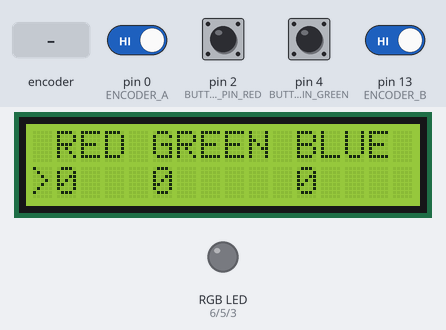
Bench run of a sketch on a simulated Arduino Uno, built with avr-gcc and run on an emulated ATmega328P. On the bench: 16×2 character LCD, an RGB LED mixed from three pins (HIGH = lit). Inputs (shaded band) come from the test bench; at power-on: pin 0 (ENCODER_A), pin 2 (BUTTON_PIN_RED), pin 4 (BUTTON_PIN_GREEN), pin 13 (ENCODER_B) HIGH. Dim RGB values are drawn brighter than linear.

Above: at 1.2 s.
1.3 s: rotary encoder on pin 0 (ENCODER_A) / pin 13 (ENCODER_B) turned 3 steps (first pin leading)
At 2.8 s:
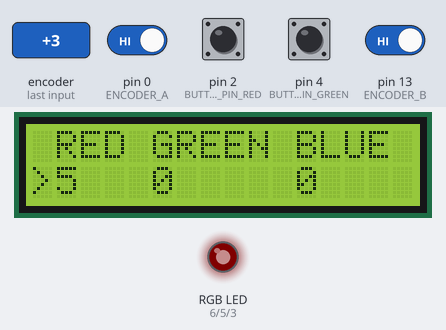
3.4 s: pin 2 (BUTTON_PIN_RED) pulled LOW for 1 s
At 3.59 s:
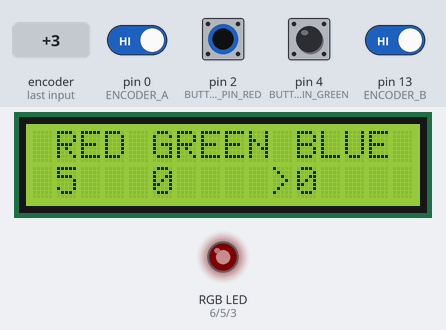
5.9 s: rotary encoder on pin 0 (ENCODER_A) / pin 13 (ENCODER_B) turned 2 steps (second pin leading)
At 7.2 s:
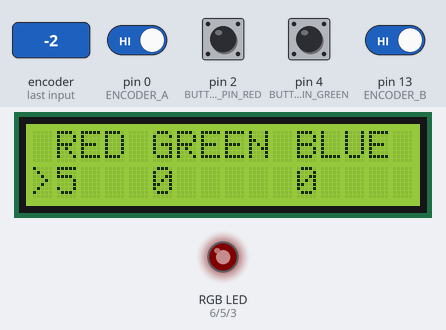
7.8 s: pin 4 (BUTTON_PIN_GREEN) pulled LOW for 3.2 s
At 7.99 s:
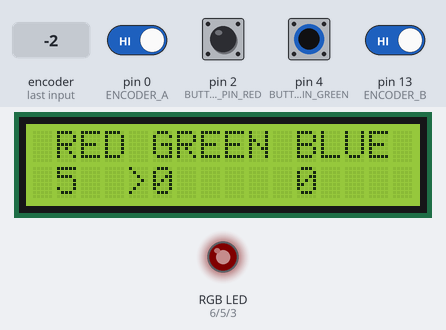
12.5 s: rotary encoder on pin 0 (ENCODER_A) / pin 13 (ENCODER_B) turned 1 step (first pin leading)
At 13.2 s:
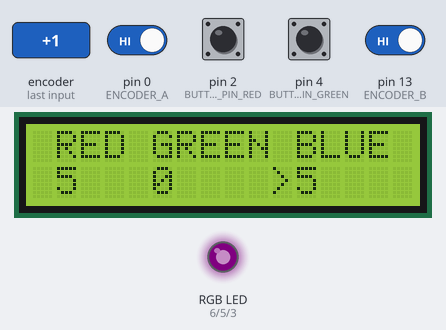
14.2 s: pin 2 (BUTTON_PIN_RED) pulled LOW for 0.15 s
At 15.0 s:
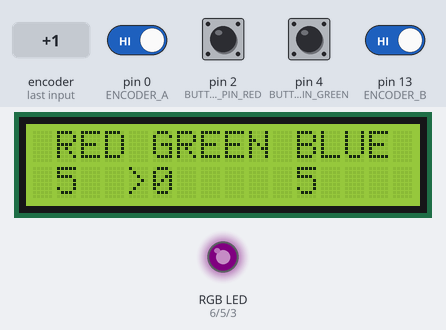
Timing chart, 0 to 16.8 s (numbered marks = the images above; inputs shaded):
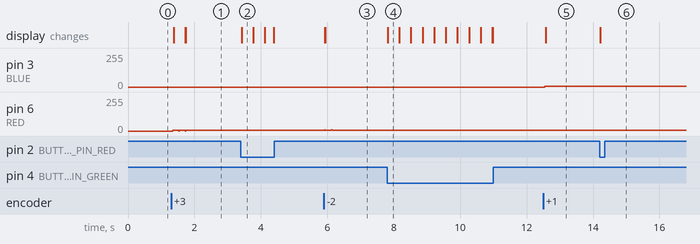

The sketch:

Lista4_2_online.ino
```cpp
#define ENCODER_A 0
#define ENCODER_B 13
#define BUTTON_PIN_RED 2
#define BUTTON_PIN_GREEN 4
#define STANDARD_DELAY 20
#define RED 6
#define GREEN 5
#define BLUE 3
#define DEFAULT_POWER 0
#include<Wire.h>
#include<LiquidCrystal.h>
int aState;
int rightLastState;
int leftLastState;
int current = RED;
int red_power = DEFAULT_POWER;
int green_power = DEFAULT_POWER;
int blue_power = DEFAULT_POWER;
LiquidCrystal lcd(7,8,9,10,11,12);
bool lastBtnState_red = HIGH;
bool lastBtnState_green = HIGH;

void setup() {
  lcd.begin(16, 2);
  lcd.setCursor(0,0);
  lcd.print(" RED GREEN BLUE");

  pinMode (ENCODER_A,INPUT_PULLUP);     //konfiguracja wyjść enkodera
  pinMode (ENCODER_B,INPUT_PULLUP);
  pinMode(BUTTON_PIN_RED, INPUT_PULLUP);
  pinMode(BUTTON_PIN_GREEN, INPUT_PULLUP);
  pinMode(GREEN, OUTPUT);
  pinMode(RED, OUTPUT);
  pinMode(BLUE, OUTPUT);
  analogWrite(GREEN, green_power);
  analogWrite(RED, red_power);
  analogWrite(BLUE, blue_power);
  lcd.setCursor(0,1);
  lcd.print(">");
  lcd.setCursor(1,1);
  lcd.print(red_power);
  lcd.setCursor(5,1);
  lcd.print(green_power);
  lcd.setCursor(11,1);
  lcd.print(blue_power);
  //aLastState = digitalRead(ENCODER_A);
}

void loop() {
  color_changer();
  power_changer();
}

void color_changer() {  // przyciski
  bool currentBtnState_red = digitalRead(BUTTON_PIN_RED); // obecny stan pierwszego buttona
  bool currentBtnState_green = digitalRead(BUTTON_PIN_GREEN);
  if(currentBtnState_red != lastBtnState_red) { // w lewo
    delay(STANDARD_DELAY);
    currentBtnState_red = digitalRead(BUTTON_PIN_RED);
    if(currentBtnState_red != lastBtnState_red) {
      if(current == RED) {
        printer(0,10);
        current = BLUE;
      } else if(current == GREEN) {
        printer(4,0);
        current = RED;
      } else if(current == BLUE) {
        printer(10,4);
        current = GREEN;
      }
    }
  } else if(currentBtnState_green != lastBtnState_green) {
    delay(STANDARD_DELAY);
    currentBtnState_green = digitalRead(BUTTON_PIN_GREEN);
    if(currentBtnState_green != lastBtnState_green) {
      if(current == RED) {
        printer(0,4);
        current = GREEN;
      } else if(current == GREEN) {
        printer(4,10);
        current = BLUE;
      } else if(current == BLUE) {
        printer(10,0);
        current = RED;
      }
    }
  }
}

void printer(int index1, int index2) {
  lcd.setCursor(index1, 1);
  lcd.print(" ");
  lcd.setCursor(index2, 1);
  lcd.print(">");
}

void power_changer() {  // enkoder
  bool left = digitalRead(ENCODER_A);
  bool right = digitalRead(ENCODER_B);

  if (rightLastState != right){
    delay(20);
    if(right == LOW) {
      if(current == RED) {
        change_value_up(RED, 1, &red_power);
      } else if(current == GREEN) {
        change_value_up(GREEN, 5, &green_power);
      } else if(current == BLUE) {
        change_value_up(BLUE, 11, &blue_power);
      }
    }
  }
  if(leftLastState != left) {
    delay(20);
    if(left == LOW) {
      if(current == RED) {
        change_value_down(RED, 1, &red_power);
      } else if(current == GREEN) {
        change_value_down(GREEN, 5, &green_power);
      } else if(current == BLUE) {
        change_value_down(BLUE, 11, &blue_power);
      }
    }
  }
  leftLastState = left;
  rightLastState = right;
}


void change_value_up(int color, int index, int *value) {
  *value += 5;
  if(*value > 255) {
    *value = 255;
  }
  lcd.setCursor(index, 1);
  lcd.print("   ");
  lcd.setCursor(index, 1);
  lcd.print(*value);
  analogWrite(color, *value);
}

void change_value_down(int color, int index, int *value) {
  *value -= 5;
  if(*value < 0) {
    *value = 0;
  }
  lcd.setCursor(index, 1);
  lcd.print("   ");
  lcd.setCursor(index, 1);
  lcd.print(*value);
  analogWrite(color, *value);
}
```

Measured:
- after the input at 1.3 s, pin 6 (RED): 0/255 → 5/255 after 0.05 s; the display: changes after 0.07 s (image 1)
- after the input at 3.4 s, the display: changes at once (image 2)
- after the input at 5.9 s, pin 6 (RED): alternates 10/255 for 0.02 s and 5/255 for 0.18 s, 4 changes in all, then stays 5/255, starting at once; the display: first changes at once (image 3 shows a later state)
- after the input at 7.8 s, the display: changes at once (image 4)
- after the input at 12.5 s, pin 3 (BLUE): 0/255 → 5/255 after 0.05 s; the display: changes after 0.07 s (image 5)
- after the input at 14.2 s, the display: changes at once (image 6)
